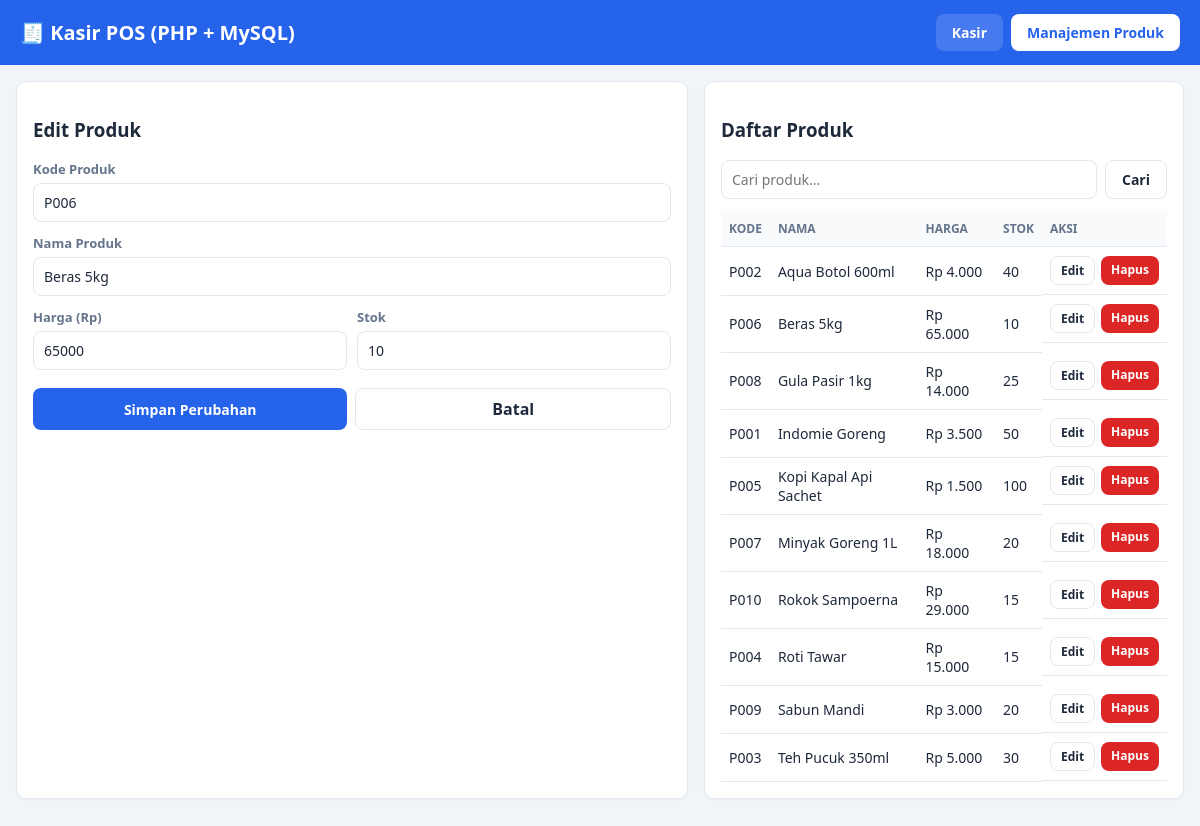
Screenshot of /produk.php?edit=6 with the database file from the repository.
### tables this page shows
CREATE TABLE IF NOT EXISTS produk (
    id_produk INT AUTO_INCREMENT PRIMARY KEY,
    kode_produk VARCHAR(20) NOT NULL UNIQUE,
    nama_produk VARCHAR(100) NOT NULL,
    harga INT NOT NULL DEFAULT 0,
    stok INT NOT NULL DEFAULT 0,
    dibuat_pada TIMESTAMP DEFAULT CURRENT_TIMESTAMP
);

### produk.php (the view, shortened to what this page needs)
<?php
require 'koneksi.php';
$produk_edit = null;
if (isset($_GET['edit'])) {
    $id = (int) $_GET['edit'];
    $stmt = $koneksi->prepare("SELECT * FROM produk WHERE id_produk = ?");
    $stmt->bind_param("i", $id);
    $stmt->execute();
    $produk_edit = $stmt->get_result()->fetch_assoc();
}
$kata_kunci = isset($_GET['cari']) ? trim($_GET['cari']) : '';
if ($kata_kunci !== '') {
    $stmt = $koneksi->prepare(
        "SELECT * FROM produk WHERE nama_produk LIKE CONCAT('%',?,'%') OR kode_produk LIKE CONCAT('%',?,'%') ORDER BY nama_produk ASC"
    );
    $stmt->bind_param("ss", $kata_kunci, $kata_kunci);
    $stmt->execute();
    $semua_produk = $stmt->get_result();
} else {
    $semua_produk = $koneksi->query("SELECT * FROM produk ORDER BY nama_produk ASC");
}
?>
<!DOCTYPE html>
<html lang="id">
<head>
<link rel="stylesheet" href="style.css">
</head>
<body>
<header class="topbar">
    <h1>🧾 Kasir POS (PHP + MySQL)</h1>
    <nav>
        <a href="index.php" class="btn btn-nav">Kasir</a>
        <a href="produk.php" class="btn btn-nav active">Manajemen Produk</a>
    </nav>
</header>
<main class="container">
    <div class="grid-produk">
        <div class="card">
            <h3><?= $produk_edit ? 'Edit Produk' : 'Tambah Produk Baru' ?></h3>
            <form method="post" action="produk.php">
                <div class="form-row">
                    <label>Kode Produk</label>
                    <input type="text" name="kode_produk" required maxlength="20"
                           value="<?= $produk_edit ? htmlspecialchars($produk_edit['kode_produk']) : '' ?>"
                           placeholder="Contoh: P011">
                </div>
                <div class="form-row">
                    <label>Nama Produk</label>
                    <input type="text" name="nama_produk" required maxlength="100"
                           value="<?= $produk_edit ? htmlspecialchars($produk_edit['nama_produk']) : '' ?>"
                           placeholder="Contoh: Susu Kotak">
                </div>
                <div class="form-inline">
                    <div class="form-row">
                        <label>Harga (Rp)</label>
                        <input type="number" name="harga" required min="0"
                               value="<?= $produk_edit ? (int) $produk_edit['harga'] : '' ?>">
                    </div>
                    <div class="form-row">
                        <label>Stok</label>
                        <input type="number" name="stok" required min="0"
                               value="<?= $produk_edit ? (int) $produk_edit['stok'] : '' ?>">
                    </div>
                </div>
                <div class="form-actions">
                    <button type="submit" class="btn btn-primary btn-block">
                        <?= $produk_edit ? 'Simpan Perubahan' : 'Tambah Produk' ?>
                    </button>
                    <?php if ($produk_edit): ?>
                        <a href="produk.php" class="btn btn-outline btn-block">Batal</a>
                    <?php endif; ?>
                </div>
            </form>
        </div>
        <div class="card">
            <div class="flex-between">
                <h3>Daftar Produk</h3>
            </div>
            <form method="get" action="produk.php" class="search-form">
                <input type="text" name="cari" placeholder="Cari produk..." value="<?= htmlspecialchars($kata_kunci) ?>">
                <button type="submit" class="btn btn-outline">Cari</button>
            </form>
            <div class="table-wrap">
                <table>
                    <thead>
                        <tr>
                            <th>Kode</th>
                            <th>Nama</th>
                            <th>Harga</th>
                            <th>Stok</th>
                            <th>Aksi</th>
                        </tr>
                    </thead>
                    <tbody>
                    <?php if ($semua_produk->num_rows === 0): ?>
                        <tr><td colspan="5" class="empty">Belum ada produk</td></tr>
                    <?php else: ?>
                        <?php while ($row = $semua_produk->fetch_assoc()): ?>
                            <tr>
                                <td><?= htmlspecialchars($row['kode_produk']) ?></td>
                                <td><?= htmlspecialchars($row['nama_produk']) ?></td>
                                <td>Rp <?= number_format($row['harga'], 0, ',', '.') ?></td>
                                <td><?= (int) $row['stok'] ?></td>
                                <td class="aksi-cell">
                                    <a href="produk.php?edit=<?= (int) $row['id_produk'] ?>" class="btn btn-outline btn-sm">Edit</a>
                                    <a href="produk.php?hapus=<?= (int) $row['id_produk'] ?>"
                                       class="btn btn-danger btn-sm"
                                       onclick="return confirm('Yakin ingin menghapus produk ini?');">Hapus</a>
                                </td>
                            </tr>
                        <?php endwhile; ?>
                    <?php endif; ?>
                    </tbody>
                </table>
            </div>
        </div>
    </div>
</main>
</body>
</html>

### style.css (style rules this page uses)
:root { --primary:#2563eb; --primary-dark:#1d4ed8; --bg:#f1f5f9; --card:#ffffff; --border:#e2e8f0; --text:#1e293b; --muted:#64748b; --danger:#dc2626; --success:#16a34a; --radius:10px; }
* { box-sizing:border-box; }
body { margin:0; font-family:'Segoe UI',Roboto,Arial,sans-serif; background:var(--bg); color:var(--text); }
.topbar { background:var(--primary); color:#fff; padding:14px 20px; display:flex; justify-content:space-between; align-items:center; flex-wrap:wrap; gap:10px; }
.topbar h1 { margin:0;font-size:20px; }
.topbar nav { display:flex;gap:8px; }
.btn-nav { background:rgba(255,255,255,0.15); color:#fff; padding:8px 16px; border-radius:8px; text-decoration:none; font-size:14px; }
.btn-nav.active, .btn-nav:hover { background:#fff;color:var(--primary);font-weight:600; }
.container { padding:16px;max-width:1300px;margin:0 auto; }
.card { background:var(--card); border:1px solid var(--border); border-radius:var(--radius); padding:16px; margin-bottom:16px; box-shadow:0 1px 3px rgba(0,0,0,0.04); }
.grid-kasir, .grid-produk { display:grid; grid-template-columns:1.4fr 1fr; gap:16px; }
input, select, button { font-family:inherit;font-size:14px; }
input, select { padding:9px 10px; border:1px solid var(--border); border-radius:8px; outline:none; width:100%; background:#fff; color:var(--text); }
.btn { padding:9px 16px; border:none; border-radius:8px; cursor:pointer; font-weight:600; text-decoration:none; display:inline-block; }
.btn-primary { background:var(--primary);color:#fff; }
.btn-danger { background:var(--danger);color:#fff; }
.btn-outline { background:#fff;border:1px solid var(--border);color:var(--text); }
.btn-sm { padding:5px 10px;font-size:12px; }
.btn-block { width:100%;text-align:center; }
table { width:100%;border-collapse:collapse;font-size:14px; }
th, td { padding:9px 8px;border-bottom:1px solid var(--border);text-align:left; }
th { background:#f8fafc;color:var(--muted);font-weight:600;font-size:12px;text-transform:uppercase; }
.table-wrap { overflow-x:auto; }
.search-form { display:flex;gap:8px;margin-bottom:12px; }
.search-form input { flex:1; }
.form-row { margin-bottom:12px; }
.form-row label { display:block;margin-bottom:5px;font-size:13px;color:var(--muted);font-weight:600; }
.form-inline { display:flex;gap:10px;flex-wrap:wrap; }
.form-inline>div { flex:1;min-width:120px; }
.form-actions { display:flex;gap:8px;margin-top:6px; }
.flex-between { display:flex;justify-content:space-between;align-items:center;flex-wrap:wrap;gap:8px; }
.aksi-cell { display:flex;gap:6px; }

### rows the page displays
produk: kode_produk "P006", nama_produk "Beras 5kg", harga "65000", stok "10", harga "65.000"
produk: kode_produk "P002", nama_produk "Aqua Botol 600ml", harga "4.000", stok "40"
produk: kode_produk "P008", nama_produk "Gula Pasir 1kg", harga "14.000", stok "25"
produk: kode_produk "P001", nama_produk "Indomie Goreng", harga "3.500", stok "50"
produk: kode_produk "P005", nama_produk "Kopi Kapal Api Sachet", harga "1.500", stok "100"
produk: kode_produk "P007", nama_produk "Minyak Goreng 1L", harga "18.000", stok "20"
produk: kode_produk "P010", nama_produk "Rokok Sampoerna", harga "29.000", stok "15"
produk: kode_produk "P004", nama_produk "Roti Tawar", harga "15.000", stok "15"
produk: kode_produk "P009", nama_produk "Sabun Mandi", harga "3.000", stok "20"
produk: kode_produk "P003", nama_produk "Teh Pucuk 350ml", harga "5.000", stok "30"
